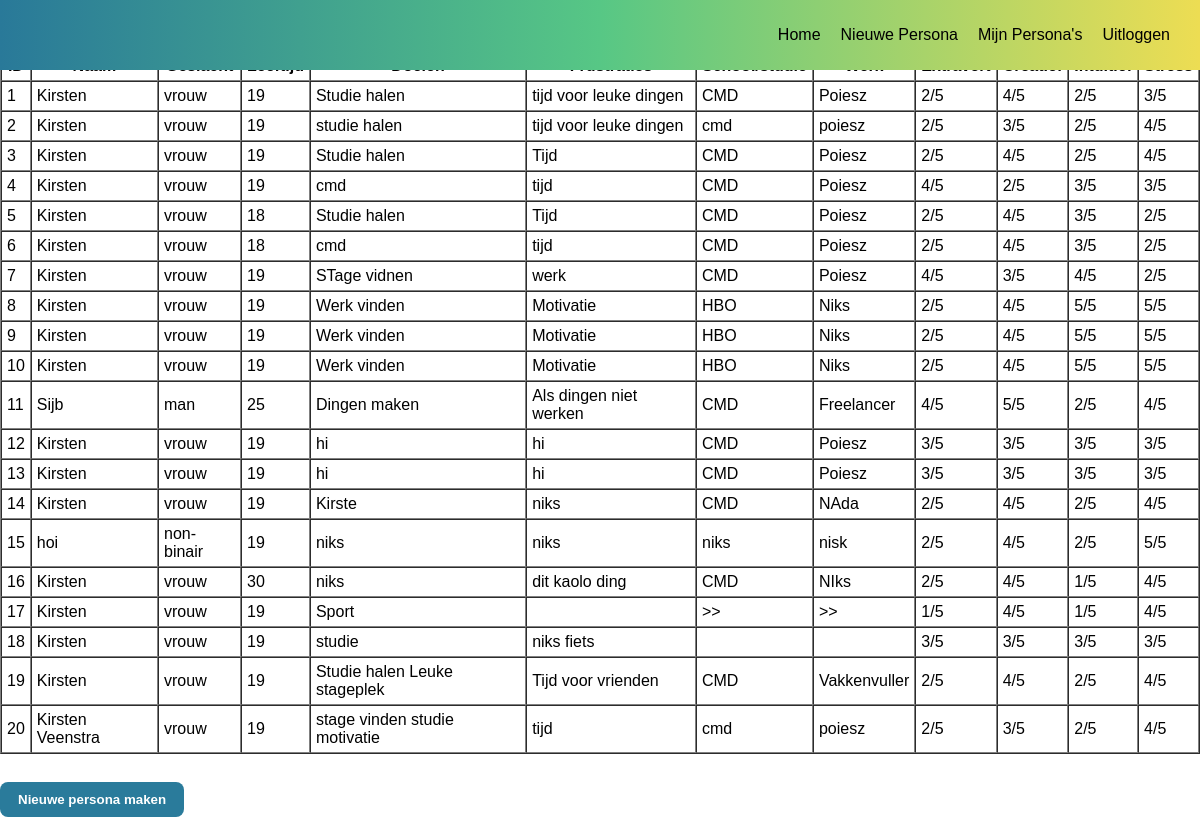
Screenshot of /personas (signed in) with the database file from the repository.
### models.py (models this page shows, shortened)
class Persona(db.Model):
    id = db.Column(db.Integer, primary_key=True)
    naam = db.Column(db.String(100))
    geslacht = db.Column(db.String(20))
    leeftijd = db.Column(db.Integer)
    school = db.Column(db.Text)
    werk = db.Column(db.Text)
    doelen = db.Column(db.Text)
    frustraties = db.Column(db.Text)
    extravert = db.Column(db.Integer)
    creatief = db.Column(db.Integer)
    intuitief = db.Column(db.Integer)
    stress = db.Column(db.Integer)
    user_id = db.Column(db.Integer, db.ForeignKey('user.id'))

### app.py (the view)
@app.route('/personas')
def personas():
    if 'user_id' not in session:
        return redirect('/login')
    personas = Persona.query.filter_by(user_id=session['user_id']).all()
    return render_template('personas.html', personas=personas)

### templates/personas.html
{% extends "base.html" %}
{% block content %}
<h2>Alle opgeslagen persona's</h2>
{% if personas %}
<table border="1" cellpadding="5" cellspacing="0">
    <thead>
        <tr>
            <th>ID</th>
            <th>Naam</th>
            <th>Geslacht</th>
            <th>Leeftijd</th>
            <th>Doelen</th>
            <th>Frustraties</th>
            <th>School/studie</th>
            <th>Werk</th>
            <th>Extravert</th>
            <th>Creatief</th>
            <th>Intuïtief</th>
            <th>Stress</th>
        </tr>
    </thead>
    <tbody>
        {% for p in personas %}
        <tr>
            <td>{{ p.id }}</td>
            <td>{{ p.naam }}</td>
            <td>{{ p.geslacht }}</td>
            <td>{{ p.leeftijd }}</td>
            <td>{{ p.doelen }}</td>
            <td>{{ p.frustraties }}</td>
            <td>{{ p.school }}</td>
            <td>{{ p.werk }}</td>
            <td>{{ p.extravert }}/5</td>
            <td>{{ p.creatief }}/5</td>
            <td>{{ p.intuitief }}/5</td>
            <td>{{ p.stress }}/5</td>
        </tr>
        {% endfor %}
    </tbody>
</table>
{% else %}
<p>Er zijn nog geen persona's opgeslagen.</p>
{% endif %}
<br>
<a href="{{ url_for('stap1') }}"><button>Nieuwe persona maken</button></a>
{% endblock %}

### templates/base.html (shortened to what this page needs)
<!DOCTYPE html>
<html lang="nl">
<head>
    <link rel="stylesheet" href="{{ url_for('static', filename='style.css') }}">
</head>
<body>
    <nav>
        <ul>
            <li><a href="{{ url_for('index') }}">Home</a></li>
            {% if 'user_id' in session %}
            <li><a href="{{ url_for('stap1') }}">Nieuwe Persona</a></li>
            <li><a href="{{ url_for('personas') }}">Mijn Persona's</a></li>
            <li><a href="{{ url_for('logout') }}">Uitloggen</a></li>
            {% else %}
            <li><a href="{{ url_for('login') }}">Inloggen</a></li>
            <li><a href="{{ url_for('register') }}">Register</a></li>
            {% endif %}
        </ul>
    </nav>
    <div class="content">
        {% block content %}{% endblock %}
    </div>
</body>
</html>

### static/style.css (style rules this page uses)
* { box-sizing: border-box; font-family: Arial, Helvetica, sans-serif; }
body { margin: 0; height: 100vh; display: flex; align-items: center; justify-content: center; }
nav { position: fixed; top: 0; left: 0; width: 100%; background: #297999; background: linear-gradient(90deg, rgba(41, 121, 153, 1) 0%, rgba(87, 199, 133, 1) 50%, rgba(237, 221, 83, 1) 100%); }
nav ul { display: flex; justify-content: end; list-style: none; padding: 10px; }
nav li { margin-right: 20px; }
nav a { color: black; text-decoration: none; }
button { margin-top: 10px; padding: 10px 18px; border: none; background: #2A7B9B; color: white; font-weight: 600; border-radius: 8px; cursor: pointer; }

### rows the page displays
Persona: id "1", naam "Kirsten", geslacht "vrouw", leeftijd "19", doelen "Studie halen", frustraties "tijd voor leuke dingen", school "CMD", werk "Poiesz", extravert "2", creatief "4", intuitief "2", stress "3"
Persona: id "2", naam "Kirsten", geslacht "vrouw", leeftijd "19", doelen "studie halen", frustraties "tijd voor leuke dingen", school "cmd", werk "poiesz", extravert "2", creatief "3", intuitief "2", stress "4"
Persona: id "3", naam "Kirsten", geslacht "vrouw", leeftijd "19", doelen "Studie halen", frustraties "Tijd", school "CMD", werk "Poiesz", extravert "2", creatief "4", intuitief "2", stress "4"
Persona: id "4", naam "Kirsten", geslacht "vrouw", leeftijd "19", doelen "cmd", frustraties "tijd", school "CMD", werk "Poiesz", extravert "4", creatief "2", intuitief "3", stress "3"
Persona: id "5", naam "Kirsten", geslacht "vrouw", leeftijd "18", doelen "Studie halen", frustraties "Tijd", school "CMD", werk "Poiesz", extravert "2", creatief "4", intuitief "3", stress "2"
Persona: id "6", naam "Kirsten", geslacht "vrouw", leeftijd "18", doelen "cmd", frustraties "tijd", school "CMD", werk "Poiesz", extravert "2", creatief "4", intuitief "3", stress "2"
Persona: id "7", naam "Kirsten", geslacht "vrouw", leeftijd "19", doelen "STage vidnen", frustraties "werk", school "CMD", werk "Poiesz", extravert "4", creatief "3", intuitief "4", stress "2"
Persona: id "8", naam "Kirsten", geslacht "vrouw", leeftijd "19", doelen "Werk vinden", frustraties "Motivatie", school "HBO", werk "Niks", extravert "2", creatief "4", intuitief "5", stress "5"
Persona: id "9", naam "Kirsten", geslacht "vrouw", leeftijd "19", doelen "Werk vinden", frustraties "Motivatie", school "HBO", werk "Niks", extravert "2", creatief "4", intuitief "5", stress "5"
Persona: id "10", naam "Kirsten", geslacht "vrouw", leeftijd "19", doelen "Werk vinden", frustraties "Motivatie", school "HBO", werk "Niks", extravert "2", creatief "4", intuitief "5", stress "5"
Persona: id "11", naam "Sijb", geslacht "man", leeftijd "25", doelen "Dingen maken", frustraties "Als dingen niet werken", school "CMD", werk "Freelancer", extravert "4", creatief "5", intuitief "2", stress "4"
Persona: id "12", naam "Kirsten", geslacht "vrouw", leeftijd "19", doelen "hi", frustraties "hi", school "CMD", werk "Poiesz", extravert "3", creatief "3", intuitief "3", stress "3"
Persona: id "13", naam "Kirsten", geslacht "vrouw", leeftijd "19", doelen "hi", frustraties "hi", school "CMD", werk "Poiesz", extravert "3", creatief "3", intuitief "3", stress "3"
Persona: id "14", naam "Kirsten", geslacht "vrouw", leeftijd "19", doelen "Kirste", frustraties "niks", school "CMD", werk "NAda", extravert "2", creatief "4", intuitief "2", stress "4"
Persona: id "15", naam "hoi", geslacht "non-binair", leeftijd "19", doelen "niks", frustraties "niks", school "niks", werk "nisk", extravert "2", creatief "4", intuitief "2", stress "5"
Persona: id "16", naam "Kirsten", geslacht "vrouw", leeftijd "30", doelen "niks", frustraties "dit kaolo ding", school "CMD", werk "NIks", extravert "2", creatief "4", intuitief "1", stress "4"
Persona: id "17", naam "Kirsten", geslacht "vrouw", leeftijd "19", doelen "Sport", school ">>", werk ">>", extravert "1", creatief "4", intuitief "1", stress "4"
Persona: id "18", naam "Kirsten", geslacht "vrouw", leeftijd "19", doelen "studie", frustraties "niks fiets", extravert "3", creatief "3", intuitief "3", stress "3"
Persona: id "19", naam "Kirsten", geslacht "vrouw", leeftijd "19", doelen "Studie halen Leuke stageplek", frustraties "Tijd voor vrienden", school "CMD", werk "Vakkenvuller", extravert "2", creatief "4", intuitief "2", stress "4"
Persona: id "20", naam "Kirsten Veenstra", geslacht "vrouw", leeftijd "19", doelen "stage vinden studie motivatie", frustraties "tijd", school "cmd", werk "poiesz", extravert "2", creatief "3", intuitief "2", stress "4"
